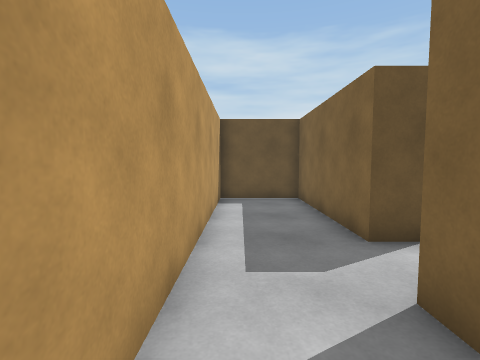
[1] (above)

19 first-person views from a walk through a 3-D level made in the Unity game engine. The camera is 1.4 m above the floor, tilts 4° down and sees 85° across. The floor is counted in squares, 1 m on a side. Each view is taken from the middle of a square. On the plan, view 1 faces up. The plan holds only what a view shows up to about 13 squares ahead; the rest is blank. The player is left out.

[2]
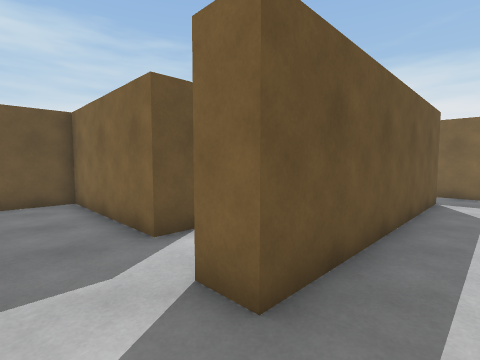

[3]
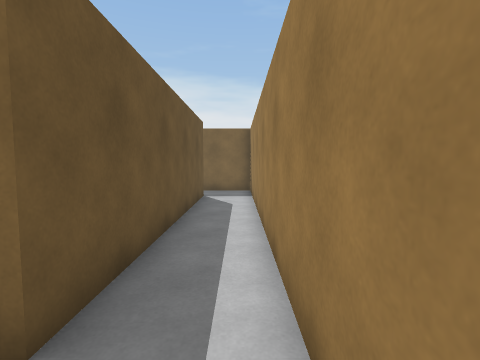

[4]
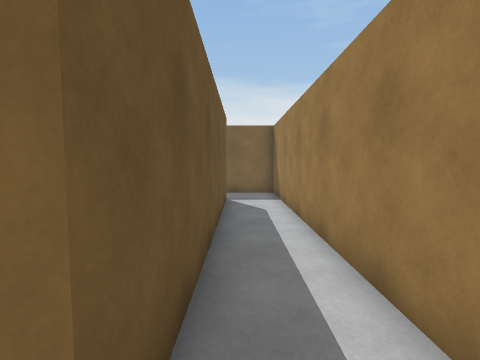

[5]
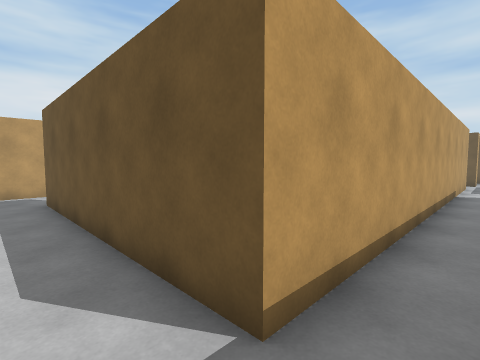

[6]
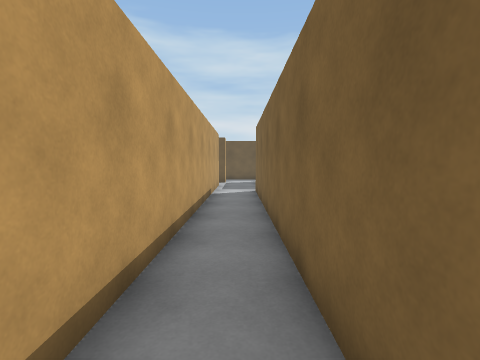

[7]
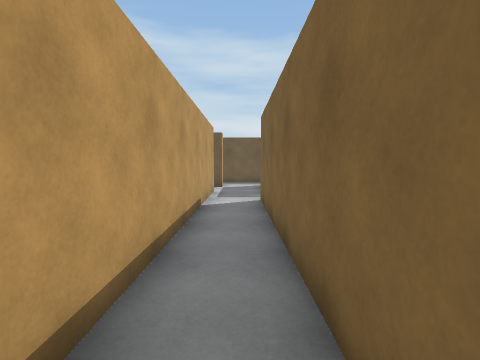

[8]
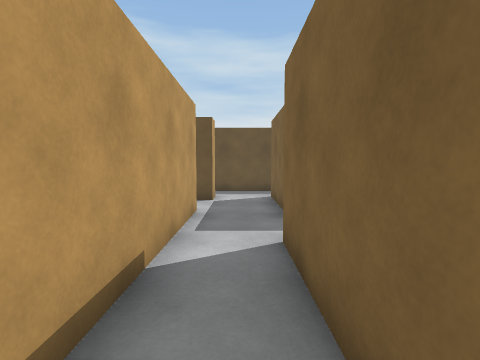

[9]
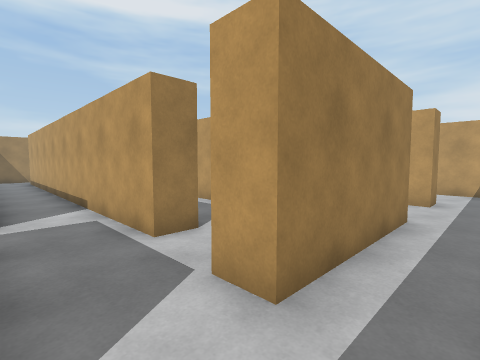

[10]
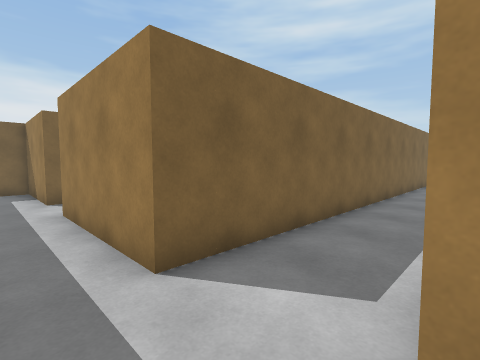

[11]
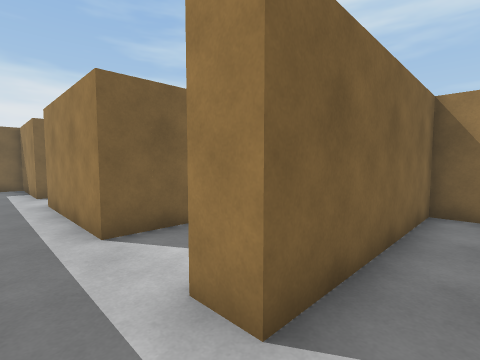

[12]
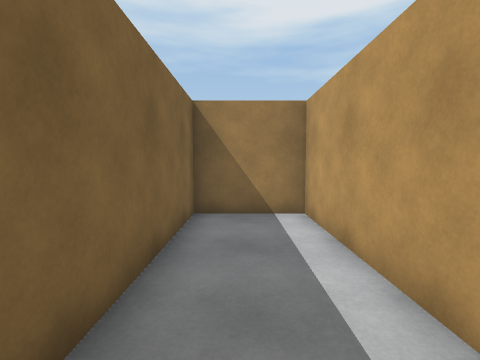

[13]
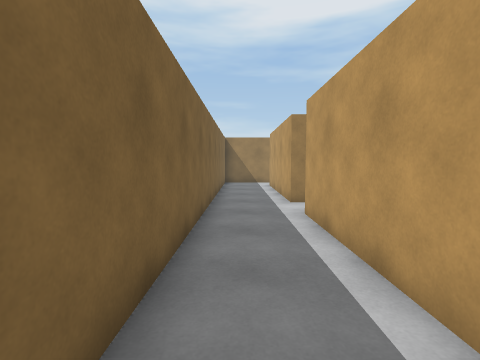

[14]
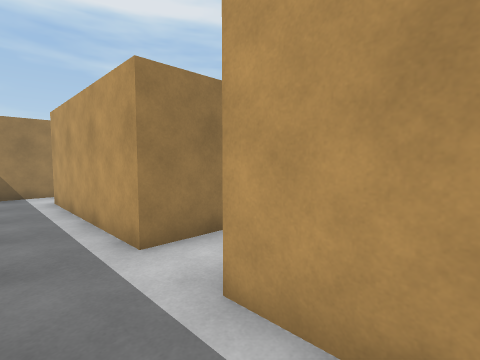

[15]
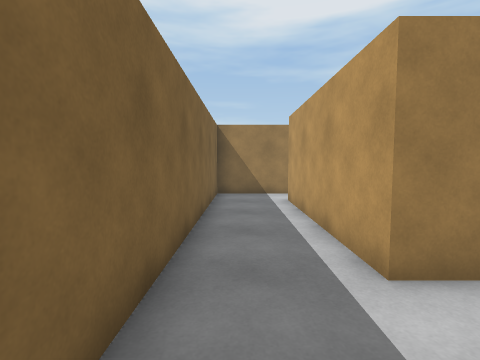

[16]
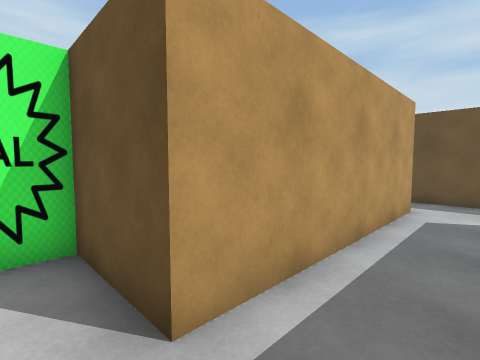

[17]
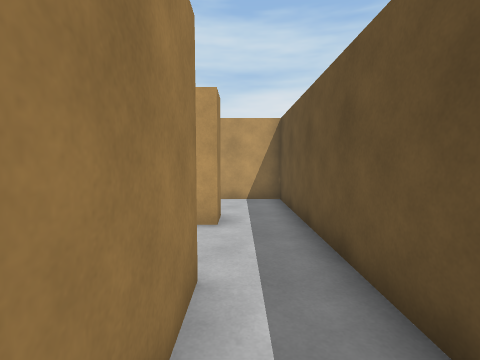

[18]
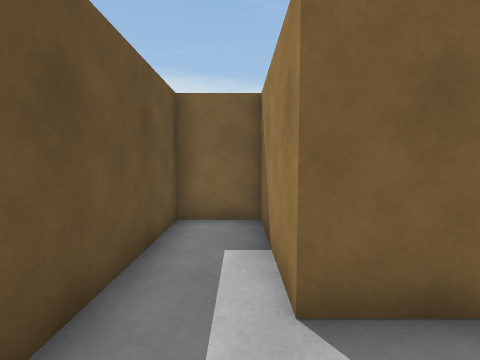

[19]
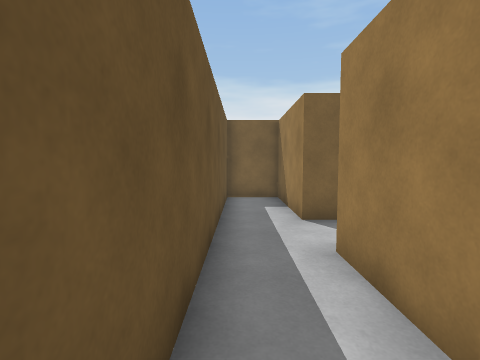

### Floor plan
Points are (right, up) in squares from view 1. A wall is a line through its corners. A room is listed if a view was taken in it or the views show most of it. See-through windows are left out.
Room 1 (views 1, 2, 3, 4, 5, 6, 7, 8)
walls: (10.8, 17.5) (10.8, 1.5) (1.8, 1.5) (1.8, 2.5); (0.5, -0.5) (12.8, -0.5) (12.8, 14.5); (-0.7, 2.5) (-0.7, 0.5)
ways out: opening at (0.5, 2) to room 4; opening at (12, 17) to room 5; opening at (13.5, 15.5)
Room 2 (views 9, 13, 14, 15, 16, 17, 18, 19)
walls: (3.2, 20.5) (3.2, 13) (0.5, 13) (0.5, 12.1); (1.5, 11) (3.2, 11) (3.2, 4.5); (13.2, 19.5) (13.2, 20.5) (17.2, 20.5); (2.8, 2.5) (6, 2.5) (6, 20.5) (11, 20.5) (11, 19.5); (17.2, 22.5) (3.5, 22.5)
ways out: opening at (2.5, 21.5) to room 3; opening at (2.5, 3.5) to room 4; opening at (12, 20) to room 5
objects: brown block (17, 21) to (18, 22)
Room 3 (views 10, 11, 12)
walls: (3.5, 22.5) (-0.7, 22.5) (-0.7, 14) (2.2, 14) (2.2, 20.5) (3.2, 20.5)
ways out: opening at (2.5, 21.5) to room 2
Room 4 (no view inside)
walls: (3.2, 4.5) (2.2, 4.5) (2.2, 10) (-0.7, 10) (-0.7, 2.5)
ways out: opening at (0.5, 2) to room 1; opening at (2.5, 3.5) to room 2
Room 5 (no view inside)
walls: (13.2, 17.5) (13.2, 19.5)
ways out: opening at (12, 17) to room 1; opening at (12, 20) to room 2; opening at (10.5, 18.5)

Positions as (right, up) in squares from view 1, and headings:
1: (0, 0), facing up
2: (0, 0), facing up-right
3: (0, 0), facing right
4: (1, 1), facing right
5: (12, 0), facing up-left
6: (12, 2), facing up
7: (12, 5), facing up
8: (12, 10), facing up
9: (13, 22), facing down-left
10: (3, 22), facing down-right
11: (1, 22), facing down-right
12: (1, 21), facing down
13: (5, 20), facing down
14: (5, 15), facing down-left
15: (5, 14), facing down
16: (5, 12), facing up-left
17: (9, 21), facing left
18: (11, 21), facing right
19: (7, 22), facing right
